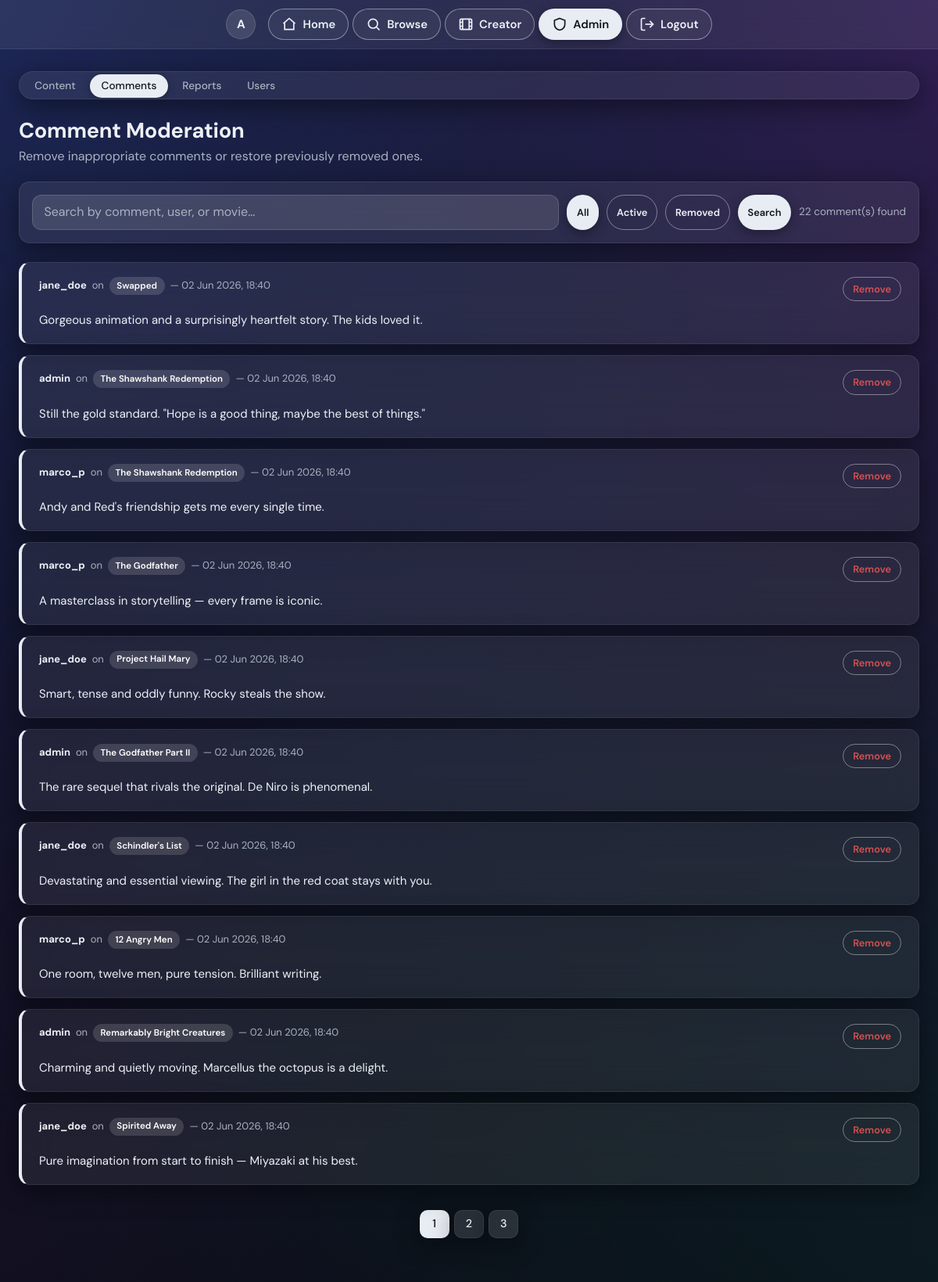
Page /admin/comments.php (signed in) on the committed database.
### tables this page shows
CREATE TABLE dbProj_comments (
    comment_id  INT          NOT NULL AUTO_INCREMENT,
    movie_id    INT          NOT NULL,
    user_id     INT          NOT NULL,
    body        TEXT         NOT NULL,
    is_removed  TINYINT(1)   NOT NULL DEFAULT 0,    
    removed_by  INT          NULL,                  
    removed_at  TIMESTAMP    NULL,
    created_at  TIMESTAMP    NOT NULL DEFAULT CURRENT_TIMESTAMP,

    CONSTRAINT pk_comments PRIMARY KEY (comment_id),
    CONSTRAINT fk_comments_movie
        FOREIGN KEY (movie_id) REFERENCES dbProj_movies (movie_id)
        ON DELETE CASCADE ON UPDATE CASCADE,
    CONSTRAINT fk_comments_user
        FOREIGN KEY (user_id) REFERENCES dbProj_users (user_id)
        ON DELETE CASCADE ON UPDATE CASCADE,
    CONSTRAINT fk_comments_remover
        FOREIGN KEY (removed_by) REFERENCES dbProj_users (user_id)
        ON DELETE SET NULL ON UPDATE CASCADE
);

CREATE TABLE dbProj_users (
    user_id        INT             NOT NULL AUTO_INCREMENT,
    username       VARCHAR(50)     NOT NULL,
    email          VARCHAR(255)    NOT NULL,
    password_hash  VARBINARY(255)  NOT NULL,
    role           ENUM('creator','admin') NOT NULL DEFAULT 'creator',
    is_active      TINYINT(1)      NOT NULL DEFAULT 1,
    created_at     TIMESTAMP       NOT NULL DEFAULT CURRENT_TIMESTAMP,

    CONSTRAINT pk_users          PRIMARY KEY (user_id),
    CONSTRAINT uq_users_username UNIQUE (username),
    CONSTRAINT uq_users_email    UNIQUE (email)
);

CREATE TABLE dbProj_movies (
    movie_id          INT             NOT NULL AUTO_INCREMENT,
    title             VARCHAR(255)    NOT NULL,
    tmdb_id           INT             NULL,                      
    short_description VARCHAR(500)    NULL,                      
    synopsis          TEXT            NULL,                      
    release_year      SMALLINT        NULL,
    duration_min      INT             NULL,
    director          VARCHAR(255)    NULL,                      
    image_url         VARCHAR(500)    NOT NULL,                  
    fanart_bg         VARCHAR(500)    NULL,                      
    fanart_logo       VARCHAR(500)    NULL,                      
    color_tl          CHAR(6)         NULL,                      
    color_tr          CHAR(6)         NULL,                      
    color_br          CHAR(6)         NULL,                      
    color_bl          CHAR(6)         NULL,                      
    created_by        INT             NULL,                      
    is_published      TINYINT(1)      NOT NULL DEFAULT 0,        
    published_at      TIMESTAMP       NULL,
    view_count        INT             NOT NULL DEFAULT 0,        
    avg_rating        DECIMAL(4,2)    NOT NULL DEFAULT 0.00,     
    rating_count      INT             NOT NULL DEFAULT 0,        
    created_at        TIMESTAMP       NOT NULL DEFAULT CURRENT_TIMESTAMP,
    updated_at        TIMESTAMP       NOT NULL DEFAULT CURRENT_TIMESTAMP
                                               ON UPDATE CURRENT_TIMESTAMP,

    CONSTRAINT pk_movies PRIMARY KEY (movie_id),
    CONSTRAINT fk_movies_creator
        FOREIGN KEY (created_by) REFERENCES dbProj_users (user_id)
        ON DELETE CASCADE ON UPDATE CASCADE,
    CONSTRAINT chk_movies_year
        CHECK (release_year IS NULL OR release_year BETWEEN 1888 AND 2100)
);

### src/Comment.php (called while the page is built, shortened)
<?php
class Comment {
    public static function getAllComments($search = '') {
        $conn = getConnection();
        if ($search !== '') {
            $like = '%' . $search . '%';
            $stmt = $conn->prepare(
                "SELECT c.comment_id, c.body, c.is_removed, c.created_at,
                        c.movie_id, c.removed_at,
                        u.username, m.title AS movie_title,
                        r.username AS removed_by_name
                   FROM dbProj_comments c
                   JOIN dbProj_users u  ON u.user_id  = c.user_id
                   JOIN dbProj_movies m ON m.movie_id = c.movie_id
                   LEFT JOIN dbProj_users r ON r.user_id = c.removed_by
                  WHERE c.body LIKE ? OR u.username LIKE ? OR m.title LIKE ?
                  ORDER BY c.created_at DESC"
            );
            $stmt->bind_param("sss", $like, $like, $like);
        } else {
            $stmt = $conn->prepare(
                "SELECT c.comment_id, c.body, c.is_removed, c.created_at,
                        c.movie_id, c.removed_at,
                        u.username, m.title AS movie_title,
                        r.username AS removed_by_name
                   FROM dbProj_comments c
                   JOIN dbProj_users u  ON u.user_id  = c.user_id
                   JOIN dbProj_movies m ON m.movie_id = c.movie_id
                   LEFT JOIN dbProj_users r ON r.user_id = c.removed_by
                  ORDER BY c.created_at DESC"
            );
        }
        $stmt->execute();
        $result = $stmt->get_result();
        $comments = [];
        while ($row = $result->fetch_assoc()) {
            $comments[] = $row;
        }
        return $comments;
    }
}
?>

### public/admin/comments.php (the view, shortened to what this page needs)
<?php
require_once __DIR__ . '/../../src/Comment.php';
$search   = trim($_GET['search'] ?? '');
$statusFilter = $_GET['status'] ?? 'all';
$comments = Comment::getAllComments($search);
$perPage     = 10;
$totalItems  = count($comments);
$totalPages  = max(1, ceil($totalItems / $perPage));
$currentPage = max(1, min((int)($_GET['page'] ?? 1), $totalPages));
$offset      = ($currentPage - 1) * $perPage;
$comments    = array_slice(array_values($comments), $offset, $perPage);
require __DIR__ . '/../../includes/header.php';
require __DIR__ . '/../../includes/admin_nav.php';
?>
  <div class="page-heading">
    <h1>Comment Moderation</h1>
    <p>Remove inappropriate comments or restore previously removed ones.</p>
  </div>
  <form method="get" class="filter-bar" action="/admin/comments.php">
    <input type="text" name="search" class="form-control" placeholder="Search by comment, user, or movie…"
           value="<?= htmlspecialchars($search) ?>">
    <a href="/admin/comments.php" class="glass-btn glass-btn--sm <?= $statusFilter === 'all' ? 'glass-btn--accent' : '' ?>">All</a>
    <a href="/admin/comments.php?status=active&search=<?= urlencode($search) ?>" class="glass-btn glass-btn--sm <?= $statusFilter === 'active' ? 'glass-btn--accent' : '' ?>">Active</a>
    <a href="/admin/comments.php?status=removed&search=<?= urlencode($search) ?>" class="glass-btn glass-btn--sm <?= $statusFilter === 'removed' ? 'glass-btn--accent' : '' ?>">Removed</a>
    <button type="submit" class="glass-btn glass-btn--sm glass-btn--accent">Search</button>
    <span style="margin-left:auto;align-self:center;color:var(--ink-soft);font-size:.85rem">
      <?= $totalItems ?> comment(s) found
    </span>
  </form>
  <?php if (empty($comments)): ?>
    <div class="empty-state"><h3>No comments found.</h3></div>
  <?php else: ?>
    <?php foreach ($comments as $c): ?>
      <div class="glass-card" style="padding:18px 22px;margin-bottom:14px;border-left:4px solid <?= $c['is_removed'] ? 'var(--danger)' : 'var(--accent)' ?>;<?= $c['is_removed'] ? 'opacity:.8' : '' ?>">
        <div style="display:flex;justify-content:space-between;align-items:flex-start;gap:12px;flex-wrap:wrap">
          <div style="font-size:13px;color:var(--ink-soft)">
            <b style="color:var(--ink)"><?= htmlspecialchars($c['username']) ?></b>
            &nbsp;on&nbsp;
            <span class="badge-pill" style="background:var(--accent-soft);color:var(--accent-dk)"><?= htmlspecialchars($c['movie_title']) ?></span>
            &nbsp;&mdash;&nbsp;<?= date('d M Y, H:i', strtotime($c['created_at'])) ?>
          </div>
          <form method="post" style="margin:0">
            <?php if (!$c['is_removed']): ?>
              <button class="glass-btn glass-btn--sm glass-btn--danger" onclick="return confirm('Remove this comment?')">Remove</button>
            <?php else: ?>
              <input type="hidden" name="action" value="restore">
              <button class="glass-btn glass-btn--sm" onclick="return confirm('Restore this comment?')">Restore</button>
            <?php endif; ?>
          </form>
        </div>
        <?php if ($c['is_removed']): ?>
          <p style="margin:12px 0 0;color:var(--ink-faint);font-style:italic">[This comment has been removed by an admin]</p>
          <?php if ($c['removed_by_name']): ?>
            <p style="font-size:12px;color:var(--danger);margin-top:8px">
              Removed by: <?= htmlspecialchars($c['removed_by_name']) ?>
              <?php if ($c['removed_at']): ?> on <?= date('d M Y', strtotime($c['removed_at'])) ?><?php endif; ?>
            </p>
          <?php endif; ?>
        <?php else: ?>
          <p style="margin:12px 0 0;font-size:15px;line-height:1.6;word-break:break-word"><?= nl2br(htmlspecialchars($c['body'])) ?></p>
        <?php endif; ?>
      </div>
    <?php endforeach; ?>
    <?php if ($totalPages > 1): ?>
      <nav class="pagination-row">
        <?php for ($p = 1; $p <= $totalPages; $p++): ?>
          <a href="?page=<?= $p ?><?= $search ? '&search=' . urlencode($search) : '' ?><?= $statusFilter !== 'all' ? '&status=' . $statusFilter : '' ?>"
             class="page-link-pill <?= $p === $currentPage ? 'active' : '' ?>"><?= $p ?></a>
        <?php endfor; ?>
      </nav>
    <?php endif; ?>
  <?php endif; ?>
<?php require __DIR__ . '/../../includes/footer.php'; ?>

### public/css/theme.css (style rules this page uses)
:root { color-scheme: dark; --bg-base: #0b0d12; --ink: #eef1f6; --ink-soft: #aab2c0; --ink-faint: #6f7785; --glass-bg: rgba(255, 255, 255, 0.07); --glass-bg-strong: rgba(255, 255, 255, 0.12); --glass-bg-soft: rgba(255, 255, 255, 0.05); --glass-border: rgba(255, 255, 255, 0.14); --glass-border-soft: rgba(255, 255, 255, 0.08); --glass-blur: 22px; --glass-shadow: 0 8px 32px rgba(0, 0, 0, 0.45); --glass-shadow-lg: 0 18px 50px rgba(0, 0, 0, 0.6); --accent: #e8ecf3; --accent-dk: #ffffff; --accent-soft: rgba(255, 255, 255, 0.14); --accent-ink: #11151c; --ok: #2e9e6b; --warn: #d9912f; --danger: #d65151; --radius-card: 14px; --radius-soft: 20px; --radius-pill: 999px; }
* { box-sizing: border-box; }
html, body { min-height: 100%; }
html { background: var(--bg-base); }
body { margin: 0; background: transparent; color: var(--ink); font-family: "DM Sans", system-ui, -apple-system, sans-serif; -webkit-font-smoothing: antialiased; }
a { text-decoration: none; color: inherit; }
body::before { content: ""; position: fixed; inset: 0; z-index: -1; background: linear-gradient( 180deg, rgba(8, 9, 13, 0.2) 0%, rgba(8, 9, 13, 0.45) 55%, rgba(8, 9, 13, 0.7) 100% ); pointer-events: none; }
.glass-card { background: var(--glass-bg); backdrop-filter: blur(var(--glass-blur)); -webkit-backdrop-filter: blur(var(--glass-blur)); border: 1px solid var(--glass-border-soft); border-radius: var(--radius-card); box-shadow: var(--glass-shadow); }
.glass-btn { display: inline-flex; align-items: center; justify-content: center; gap: 0.5rem; border: 1px solid rgba(255, 255, 255, 0.4); background: transparent; color: var(--ink); font: inherit; font-weight: 600; font-size: 0.95rem; padding: 0.55rem 1.3rem; border-radius: var(--radius-pill); cursor: pointer; transition: transform 0.15s ease, background 0.2s ease, border-color 0.2s ease; }
.glass-btn--accent { background: var(--accent); border-color: transparent; color: var(--accent-ink); box-shadow: 0 4px 14px rgba(0, 0, 0, 0.35); }
.glass-btn--danger { color: var(--danger); }
.glass-btn--sm { padding: 0.32rem 0.75rem; font-size: 0.8rem; }
.glass-input, .glass-select, .glass-textarea, .form-control, .form-select { width: 100%; border: 1px solid var(--glass-border); background: var(--glass-bg-strong); color: var(--ink); font: inherit; padding: 0.6rem 0.9rem; border-radius: 12px; outline: none; transition: border-color 0.2s, box-shadow 0.2s; }
.glass-input::placeholder, .glass-textarea::placeholder, .form-control::placeholder { color: var(--ink-soft); opacity: 1; }
.badge-pill { display: inline-block; padding: 0.18rem 0.6rem; border-radius: var(--radius-pill); font-size: 0.72rem; font-weight: 600; }
.page-heading { margin: 0 0 1.25rem; }
.page-heading h1 { font-weight: 700; font-size: 1.7rem; letter-spacing: -0.01em; margin: 0; }
.page-heading p { color: var(--ink-soft); margin: 0.25rem 0 0; }
.pagination-row { display: flex; gap: 0.4rem; justify-content: center; margin: 2rem 0 0.5rem; flex-wrap: wrap; }
.page-link-pill { min-width: 38px; text-align: center; padding: 0.4rem 0.7rem; border-radius: 10px; background: var(--glass-bg-strong); border: 1px solid var(--glass-border-soft); box-shadow: var(--glass-shadow); font-weight: 500; font-size: 0.9rem; transition: all 0.2s; }
.page-link-pill.active { background: var(--accent); color: var(--accent-ink); }
.filter-bar { display: flex; flex-wrap: wrap; gap: 0.6rem; padding: 1rem; border-radius: var(--radius-card); margin-bottom: 1.5rem; background: var(--glass-bg); backdrop-filter: blur(var(--glass-blur)); -webkit-backdrop-filter: blur(var(--glass-blur)); border: 1px solid var(--glass-border-soft); box-shadow: var(--glass-shadow); }
.filter-bar .form-control, .filter-bar .form-select { flex: 1 1 140px; }

### includes/header.php (style rules this page uses)
html, body { margin: 0; min-height: 100%; background: #0b0d12; color: #eef1f6; font-family: "DM Sans", system-ui, -apple-system, sans-serif }

### rows in the picture
dbproj_comments: user.username "jane_doe", movie.title "Swapped", created_at "02 Jun 2026, 18:40", is_removed "Remove", body "Gorgeous animation and a surprisingly heartfelt story. The kids loved it."
dbproj_comments: user.username "admin", movie.title "The Shawshank Redemption", created_at "02 Jun 2026, 18:40", is_removed "Remove", body "Still the gold standard. \"Hope is a good thing, maybe the best of things.\""
dbproj_comments: user.username "marco_p", movie.title "The Shawshank Redemption", created_at "02 Jun 2026, 18:40", is_removed "Remove", body "Andy and Red's friendship gets me every single time."
dbproj_comments: user.username "marco_p", movie.title "The Godfather", created_at "02 Jun 2026, 18:40", is_removed "Remove", body "A masterclass in storytelling — every frame is iconic."
dbproj_comments: user.username "jane_doe", movie.title "Project Hail Mary", created_at "02 Jun 2026, 18:40", is_removed "Remove", body "Smart, tense and oddly funny. Rocky steals the show."
dbproj_comments: user.username "admin", movie.title "The Godfather Part II", created_at "02 Jun 2026, 18:40", is_removed "Remove", body "The rare sequel that rivals the original. De Niro is phenomenal."
dbproj_comments: user.username "jane_doe", movie.title "Schindler's List", created_at "02 Jun 2026, 18:40", is_removed "Remove", body "Devastating and essential viewing. The girl in the red coat stays with you."
dbproj_comments: user.username "marco_p", movie.title "12 Angry Men", created_at "02 Jun 2026, 18:40", is_removed "Remove", body "One room, twelve men, pure tension. Brilliant writing."
dbproj_comments: user.username "admin", movie.title "Remarkably Bright Creatures", created_at "02 Jun 2026, 18:40", is_removed "Remove", body "Charming and quietly moving. Marcellus the octopus is a delight."
dbproj_comments: user.username "jane_doe", movie.title "Spirited Away", created_at "02 Jun 2026, 18:40", is_removed "Remove", body "Pure imagination from start to finish — Miyazaki at his best."

### other values in the picture
substr($username ?: 'U', 0, 1) "A"
$label "Content"
$label "Comments"
$label "Reports"
$label "Users"
$totalItems "22"
